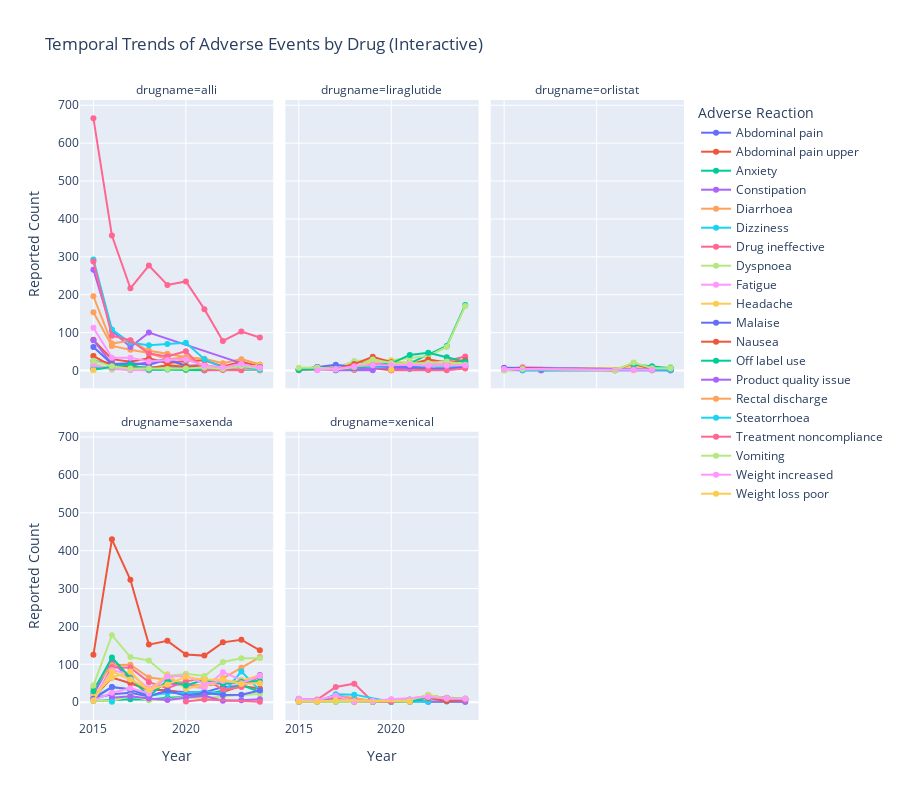

Here is the notebook cell this chart was saved with:
### Code cell
##interactive plot with plotly

fig = px.line(
    trend_df_top,
    x="fda_dt",
    y="count",
    color="pt_cleaned",
    line_group="drugname",
    facet_col="drugname",
    facet_col_wrap=3,
    title="Temporal Trends of Adverse Events by Drug (Interactive)",
    labels={"pt_cleaned": "Adverse Event", "fda_dt": "Year", "count": "Reported Count"},
    markers=True
)

fig.update_layout(height=800, legend_title_text='Adverse Reaction')
fig.show()
